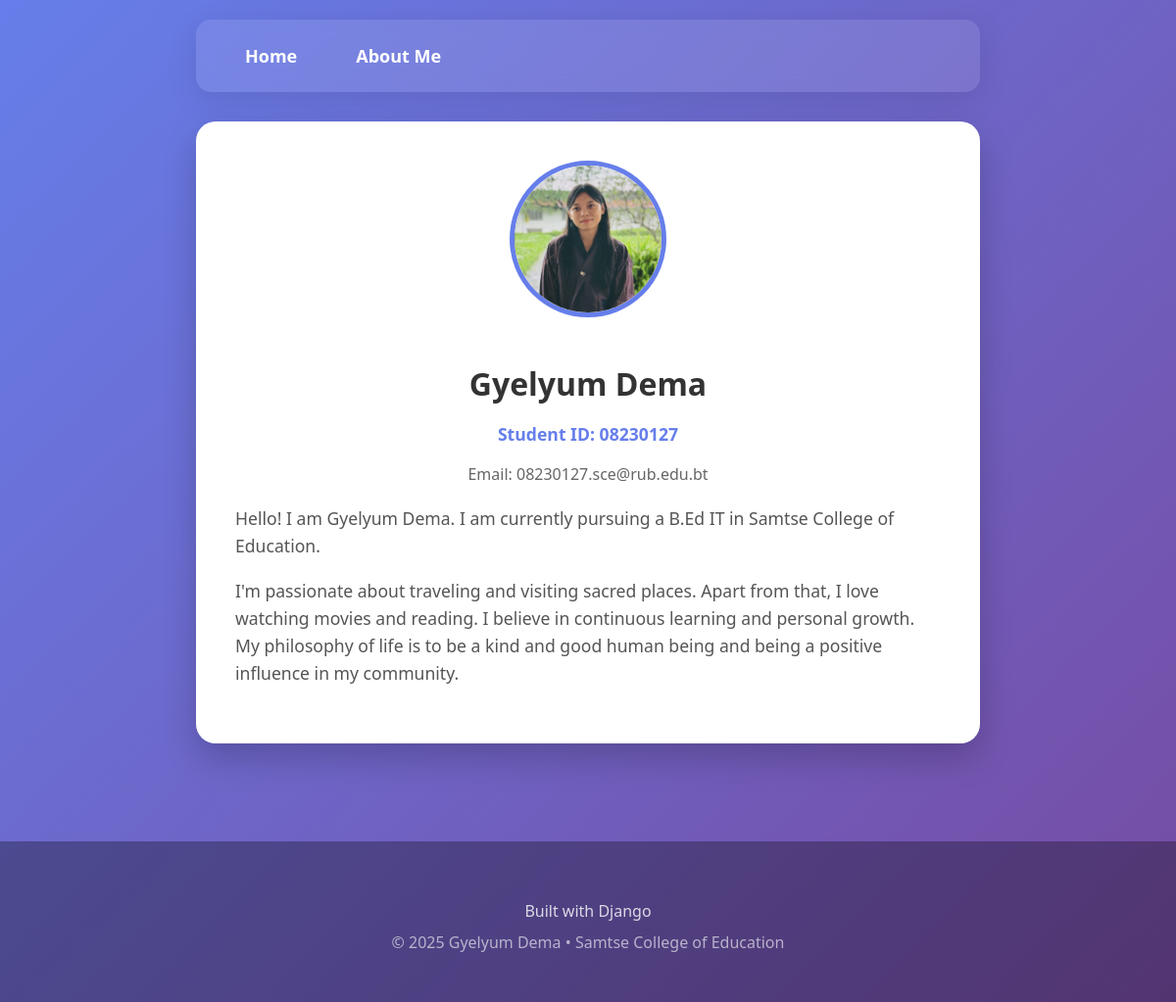
The page /about/ on the database its author committed.
### gdJourney/models.py (models this page shows, shortened)
class AboutMe(models.Model):
    name = models.CharField(max_length=100)
    student_id = models.CharField(max_length=20)
    bio = models.TextField()
    email = models.EmailField()
    profile_picture = models.ImageField(upload_to='profile_pics/', blank=True, null=True)

### gdJourney/views.py (the view)
# urls.py: path('about/', views.about_me, name='about_me'),
def about_me(request):
    about_info = AboutMe.objects.first()  # Get first AboutMe entry
    return render(request, 'aboutMe.html', {'about': about_info})

### gdJourney/templates/aboutMe.html (shortened to what this page needs)
<!DOCTYPE html>
<html>
<head>
</head>
<body>
    <div class="container">
        <div class="nav">
            <a href="{% url 'index' %}">Home</a>
            <a href="{% url 'about_me' %}">About Me</a>
        </div>
        <div class="profile-card">
            {% if about.profile_picture %}
                <img src="{{ about.profile_picture.url }}" alt="Profile Picture" class="profile-picture">
            {% else %}
                <div style="width: 150px; height: 150px; border-radius: 50%; background: #ddd; margin: 0 auto 20px; display: flex; align-items: center; justify-content: center; color: #999; font-size: 14px;">
                    No Image
                </div>
            {% endif %}
            <h1>{{ about.name }}</h1>
            <p class="student-id">Student ID: {{ about.student_id }}</p>
            <p class="email">Email: {{ about.email }}</p>
            <div class="bio">
                {{ about.bio|linebreaks }}
            </div>
        </div>
    </div>
<footer style="margin-top: 80px; padding: 30px 0; background: rgba(0, 0, 0, 0.3); text-align: center; color: white;">
    <div class="container">
        <p style="margin: 10px 0; color: rgba(255,255,255,0.8);">
            Built with Django
        </p>
        <p style="margin: 0; color: rgba(255,255,255,0.6);">
            &copy; 2025 Gyelyum Dema • Samtse College of Education
        </p>
    </div>
</footer>
</body>
</html>

### gdJourney/templates/aboutMe.html (style rules this page uses)
body { font-family: 'Segoe UI', Tahoma, Geneva, Verdana, sans-serif; margin: 0; padding: 0; background: linear-gradient(135deg, #667eea 0%, #764ba2 100%); min-height: 100vh; }
.container { max-width: 800px; margin: 0 auto; padding: 20px; }
.nav { background: rgba(255, 255, 255, 0.1); backdrop-filter: blur(10px); padding: 15px 30px; border-radius: 15px; margin-bottom: 30px; display: flex; gap: 20px; box-shadow: 0 8px 32px rgba(0, 0, 0, 0.1); }
.nav a { color: white; text-decoration: none; font-weight: 600; font-size: 18px; padding: 10px 20px; border-radius: 8px; transition: all 0.3s ease; }
.profile-card { background: white; border-radius: 20px; padding: 40px; box-shadow: 0 15px 35px rgba(0, 0, 0, 0.2); text-align: center; }
.profile-picture { width: 150px; height: 150px; border-radius: 50%; object-fit: cover; border: 5px solid #667eea; margin-bottom: 20px; }
.profile-card h1 { color: #333; margin-bottom: 10px; }
.student-id { color: #667eea; font-weight: bold; font-size: 1.1em; }
.email { color: #666; margin: 10px 0; }
.bio { color: #555; line-height: 1.6; font-size: 1.1em; text-align: left; margin-top: 20px; }

### rows shown on the page
AboutMe: profile_picture (picture), name "Gyelyum Dema", student_id "08230127", email "08230127.sce@rub.edu.bt", bio "Hello! I am Gyelyum Dema. I am currently pursuing a B.Ed IT in Samtse College of Education. I'm passionate about traveling and visiting sacred places. Apart from that, I love watching movies and reading. I believe in continuous learning and personal growth. My philosophy of life is to be a kind and good human being and being a positive influence in my community."
